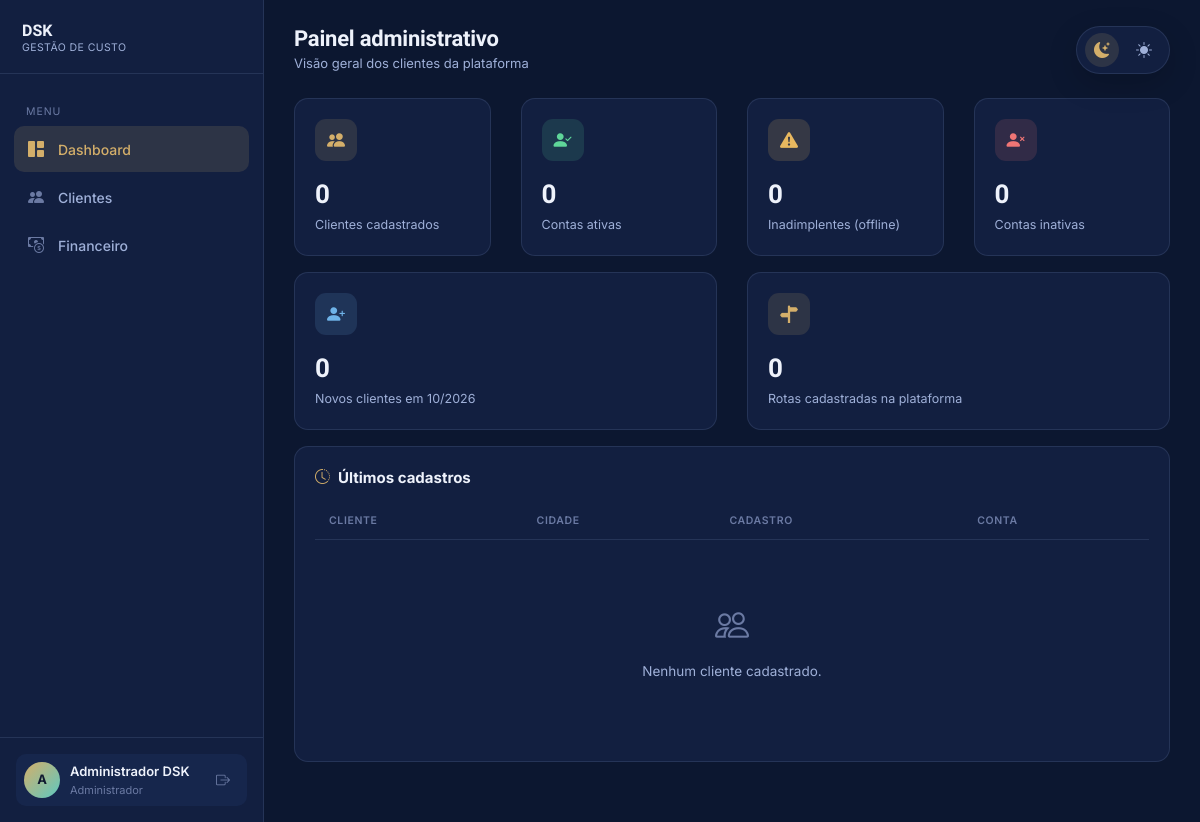
Page /admin/dashboard.php (signed in) on the committed database.
### tables this page shows
CREATE TABLE usuarios (
  id INT UNSIGNED NOT NULL AUTO_INCREMENT,
  nome VARCHAR(150) NOT NULL,
  email VARCHAR(150) NOT NULL,
  senha VARCHAR(255) NOT NULL,
  perfil ENUM('admin','cliente') NOT NULL DEFAULT 'cliente',
  admin_unico TINYINT GENERATED ALWAYS AS (CASE WHEN perfil = 'admin' THEN 1 ELSE NULL END) STORED,
  status ENUM('ativo','inadimplente','inativo') NOT NULL DEFAULT 'ativo',
  status_motivo VARCHAR(255) DEFAULT NULL,
  status_alterado_em DATETIME DEFAULT NULL,
  criado_em TIMESTAMP NULL DEFAULT CURRENT_TIMESTAMP,
  PRIMARY KEY (id),
  UNIQUE KEY uq_usuarios_email (email),
  UNIQUE KEY uq_usuarios_admin_unico (admin_unico),
  CONSTRAINT ck_usuarios_admin_principal CHECK (perfil <> 'admin' OR email = 'dsk.danillo@gmail.com')
);

### app/lib/helpers.php (called while the page is built, shortened)
<?php
function h(mixed $s): string
{
    return htmlspecialchars((string)$s, ENT_QUOTES | ENT_SUBSTITUTE, 'UTF-8');
}

### app/lib/db.php (called while the page is built, shortened)
<?php
function db(): PDO
{
    static $pdo = null;
    if ($pdo instanceof PDO) {
        return $pdo;
    }
    $host = getenv('DB_HOST') ?: '127.0.0.1';
    $name = getenv('DB_NAME') ?: 'projetoindividual';
    $user = getenv('DB_USER') ?: 'dsk';
    $pass = getenv('DB_PASS') ?: 'dsk123';
    $pdo = new PDO("mysql:host=$host;dbname=$name;charset=utf8mb4", $user, $pass, [
        PDO::ATTR_ERRMODE            => PDO::ERRMODE_EXCEPTION,
        PDO::ATTR_DEFAULT_FETCH_MODE => PDO::FETCH_ASSOC,
        PDO::ATTR_EMULATE_PREPARES   => false,
    ]);
    if (!$pdo->query("SHOW COLUMNS FROM rotas LIKE 'ida_volta'")->fetchColumn()) {
        $pdo->exec('ALTER TABLE rotas ADD COLUMN ida_volta TINYINT(1) NOT NULL DEFAULT 0 AFTER km');
    }
    if (!$pdo->query("SHOW COLUMNS FROM clientes LIKE 'consumo_km_l'")->fetchColumn()) {
        $pdo->exec('ALTER TABLE clientes ADD COLUMN consumo_km_l DECIMAL(6,2) DEFAULT NULL AFTER placa');
    }
    if (!$pdo->query("SHOW COLUMNS FROM clientes LIKE 'preco_combustivel'")->fetchColumn()) {
        $pdo->exec('ALTER TABLE clientes ADD COLUMN preco_combustivel DECIMAL(8,3) DEFAULT NULL AFTER consumo_km_l');
    }
    return $pdo;
}

### app/lib/auth.php (called while the page is built, shortened)
<?php
function current_user(): ?array
{
    $st = db()->prepare(
        'SELECT u.id, u.nome, u.email, u.perfil, u.status,
                c.id AS cliente_id, c.tipo_veiculo, c.modelo_veiculo, c.placa
           FROM usuarios u
           LEFT JOIN clientes c ON c.usuario_id = u.id
          WHERE u.id = ?'
    );
    $st->execute([$_SESSION['uid']]);
    $r = $st->fetch();
    return $user = ($r && $r['status'] === 'ativo') ? $r : null;
}
function require_login(string $perfil): array
{
    $u = current_user();
    return $u;
}

### app/lib/layout.php (the view, shortened to what this page needs)
<?php
function nav_items(string $perfil): array
{
    if ($perfil === 'admin') {
        return [
            ['/admin/dashboard.php', 'dashboard', 'bi-grid-1x2-fill', 'Dashboard'],
            ['/admin/clientes.php', 'clientes', 'bi-people-fill', 'Clientes'],
            ['/admin/financeiro.php', 'financeiro', 'bi-cash-coin', 'Financeiro'],
        ];
    }
    return [
        ['/cliente/dashboard.php', 'dashboard', 'bi-grid-1x2-fill', 'Dashboard'],
        ['/cliente/dados-pessoais.php', 'dados-pessoais', 'bi-person-vcard-fill', 'Dados pessoais'],
        ['/cliente/rotas.php',     'rotas',     'bi-signpost-split-fill', 'Rotas'],
        ['/cliente/custos.php',    'custos',    'bi-fuel-pump-fill', 'Custos da rota'],
    ];
}
function html_head(string $title): void
{
    ?><!DOCTYPE html>
<html lang="pt-BR">
<head>
<link rel="stylesheet" href="https://cdn.jsdelivr.net/npm/bootstrap@4.6.2/dist/css/bootstrap.min.css">
<link rel="stylesheet" href="https://cdn.jsdelivr.net/npm/bootstrap-icons@1.11.3/font/bootstrap-icons.css">
<link rel="stylesheet" href="/assets/css/style.css">
</head>
<body>
<?php
}
function theme_switch(bool $inline = false): string
{
    return '<div class="theme-switch"' . ($inline ? ' style="position:static;"' : '') . '>
      <button type="button" data-theme-btn="dark" title="Tema noite"><i class="bi bi-moon-stars-fill"></i></button>
      <button type="button" data-theme-btn="light" title="Tema dia"><i class="bi bi-sun-fill"></i></button>
    </div>';
}
function scripts_base(string $extra = ''): void
{
    ?>
</body>
</html>
<?php
}
function app_header(array $user, string $title, string $subtitle, string $active, string $right = ''): void
{
    html_head($title);
    $papel = $user['perfil'] === 'admin' ? 'Administrador' : 'Motorista parceiro';
    ?>
<div class="app-shell">
  <aside class="sidebar" id="sidebar">
    <div class="sidebar-head">
      <div>
        <p class="brand-title" style="font-size:16px;">DSK</p>
        <div class="brand-sub" style="font-size:10.5px;">Gestão de Custo</div>
      </div>
    </div>
    <nav class="sidebar-nav scrollbar-thin">
      <div class="nav-section-label">Menu</div>
      <?php foreach (nav_items($user['perfil']) as [$href, $key, $icon, $label]): ?>
        <a href="<?= h($href) ?>" class="nav-link <?= $key === $active ? 'active' : '' ?>"><i class="bi <?= h($icon) ?>"></i> <?= h($label) ?></a>
      <?php endforeach; ?>
    </nav>
    <div class="sidebar-foot">
      <div class="user-chip">
        <div class="av"><?= h(mb_strtoupper(mb_substr($user['nome'], 0, 1))) ?></div>
        <div style="min-width:0;">
          <div style="font-size:13px;font-weight:600;white-space:nowrap;overflow:hidden;text-overflow:ellipsis;"><?= h($user['nome']) ?></div>
          <div style="font-size:11px;color:var(--text-faint);"><?= h($papel) ?></div>
        </div>
        <a href="/logout.php" class="btn btn-sm ml-auto" style="color:var(--text-faint);" title="Sair"><i class="bi bi-box-arrow-right"></i></a>
      </div>
    </div>
  </aside>
  <main class="main-content">
    <div class="topbar">
      <div class="d-flex align-items-center">
        <div>
          <h1 class="page-title"><?= $title ?></h1>
          <div class="page-sub"><?= h($subtitle) ?></div>
        </div>
      </div>
      <div class="d-flex align-items-center" style="gap:10px;">
        <?= theme_switch(true) ?>
      </div>
    </div>
<?php
}
function app_footer(string $extraScripts = ''): void
{
    echo "  </main>\n</div>\n";
    scripts_base($extraScripts);
}

### public/admin/dashboard.php (shortened to what this page needs)
<?php
$u    = require_login('admin');
$pdo  = db();
$val = function (string $sql, array $p = []) use ($pdo) {
    $st = $pdo->prepare($sql);
    $st->execute($p);
    return $st->fetchColumn();
};
$total    = (int)$val("SELECT COUNT(*) FROM usuarios WHERE perfil = 'cliente'");
$ativos   = (int)$val("SELECT COUNT(*) FROM usuarios WHERE perfil = 'cliente' AND status = 'ativo'");
$inadimp  = (int)$val("SELECT COUNT(*) FROM usuarios WHERE perfil = 'cliente' AND status = 'inadimplente'");
$inativos = (int)$val("SELECT COUNT(*) FROM usuarios WHERE perfil = 'cliente' AND status = 'inativo'");
$novosMes = (int)$val("SELECT COUNT(*) FROM usuarios WHERE perfil = 'cliente' AND criado_em >= ?", [date('Y-m-01') . ' 00:00:00']);
$rotas    = (int)$val('SELECT COUNT(*) FROM rotas');
$ultimos = $pdo->query("SELECT u.id, u.nome, u.status, u.criado_em, c.cidade
                          FROM usuarios u LEFT JOIN clientes c ON c.usuario_id = u.id
                         WHERE u.perfil = 'cliente' ORDER BY u.criado_em DESC, u.id DESC LIMIT 6")->fetchAll();
app_header($u, 'Painel administrativo', 'Visão geral dos clientes da plataforma', 'dashboard');
?>
<div class="row">
  <?php foreach ([
      ['',             'bi-people-fill',                'Clientes cadastrados',     $total,    ''],
      ['ativo',        'bi-person-check-fill',          'Contas ativas',            $ativos,   'color:var(--success);background:rgba(95,214,153,.14);'],
      ['inadimplente', 'bi-exclamation-triangle-fill',  'Inadimplentes (offline)',  $inadimp,  'color:var(--warning);background:rgba(232,184,95,.16);'],
      ['inativo',      'bi-person-x-fill',              'Contas inativas',          $inativos, 'color:var(--danger);background:rgba(239,117,117,.14);'],
  ] as [$filtro, $ic, $lb, $vl, $estilo]): ?>
  <div class="col-6 col-lg-3 mb-3">
    <a class="kpi-link" href="/admin/clientes.php<?= $filtro ? '?status=' . h($filtro) : '' ?>">
      <div class="dsk-card kpi-card">
        <div class="kpi-icon" <?= $estilo ? 'style="' . $estilo . '"' : '' ?>><i class="bi <?= $ic ?>"></i></div>
        <p class="kpi-value"><?= $vl ?></p>
        <div class="kpi-label"><?= h($lb) ?></div>
      </div>
    </a>
  </div>
  <?php endforeach; ?>
</div>
<div class="row">
  <div class="col-6 col-md-6 mb-3"><div class="dsk-card kpi-card">
    <div class="kpi-icon" style="color:var(--info);background:rgba(111,179,232,.14);"><i class="bi bi-person-plus-fill"></i></div>
    <p class="kpi-value"><?= $novosMes ?></p><div class="kpi-label">Novos clientes em <?= h(date('m/Y')) ?></div>
  </div></div>
  <div class="col-6 col-md-6 mb-3"><div class="dsk-card kpi-card">
    <div class="kpi-icon"><i class="bi bi-signpost-split-fill"></i></div>
    <p class="kpi-value"><?= $rotas ?></p><div class="kpi-label">Rotas cadastradas na plataforma</div>
  </div></div>
</div>
<div class="dsk-card">
  <div class="section-title"><i class="bi bi-clock-history"></i> Últimos cadastros</div>
  <div class="table-responsive">
    <table class="table-dsk compact">
      <thead><tr><th>Cliente</th><th>Cidade</th><th>Cadastro</th><th>Conta</th></tr></thead>
      <tbody>
      <?php foreach ($ultimos as $c): ?>
        <tr data-href="/admin/clientes.php?editar=<?= (int)$c['id'] ?>">
          <td><a class="name-link" href="/admin/clientes.php?editar=<?= (int)$c['id'] ?>"><?= h($c['nome']) ?></a></td>
          <td class="text-dim"><?= h($c['cidade']) ?></td>
          <td class="font-mono"><?= h(date_br($c['criado_em'])) ?></td>
          <td><?= badge_conta($c['status']) ?></td>
        </tr>
      <?php endforeach; if (!$ultimos): ?>
        <tr><td colspan="4"><div class="empty-state"><i class="bi bi-people"></i>Nenhum cliente cadastrado.</div></td></tr>
      <?php endif; ?>
      </tbody>
    </table>
  </div>
</div>
<?php app_footer();

### rows in the picture
usuarios: nome "A", nome "Administrador DSK", perfil "Administrador"

### other values in the picture
$label "Dashboard"
$label "Clientes"
$label "Financeiro"
$title "Painel administrativo"
$subtitle "Visão geral dos clientes da plataforma"
$vl "0"
$lb "Clientes cadastrados"
$lb "Contas ativas"
$lb "Inadimplentes (offline)"
$lb "Contas inativas"
$novosMes "0"
$rotas "0"
